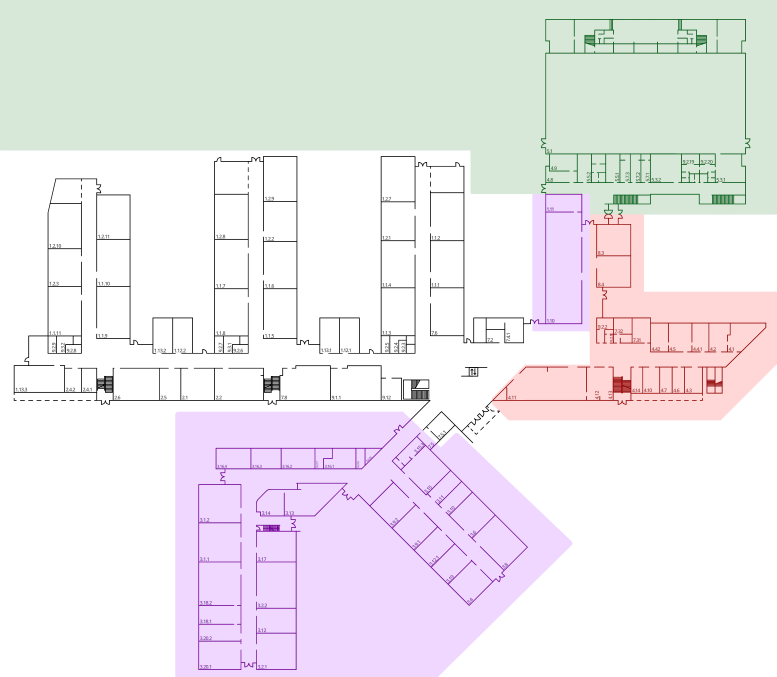
#> input picture admin_dashboard/public/EG.png, 2331 x 2029 px (shown at 1/3 size)
$ python image_processing.py
#> lines starting #> are read from the running program, lines starting #| are printed output that depends on the picture; after the words box and inside, x2 and y2 are one past the last pixel; in counts of white or black regions, pixels touching at a corner belong together
from PIL import Image, ImageEnhance, ImageFilter
import pytesseract
import re
import numpy as np
import cv2  # Importiere OpenCV für Bildoperationen

# Pfad zur Tesseract-Binärdatei (anpassen, falls nötig)
pytesseract.pytesseract.tesseract_cmd = r'C:\Program Files\Tesseract-OCR\tesseract.exe'

# Schritt 1: Bild laden
image_path = "public/EG.png"  # Ersetze durch den tatsächlichen Pfad
image = Image.open(image_path)
#> image is the input picture: PIL image 2331x2029 RGBA; mean R, G, B, A 237.4, 234.3, 238, 255

# Schritt 2: Bildvorverarbeitung (Graustufen, Skalierung, Kontrast erhöhen, Rauschen reduzieren)
print("Bild wird vorverarbeitet...")

# Zu Graustufen konvertieren
gray_image = image.convert("L")
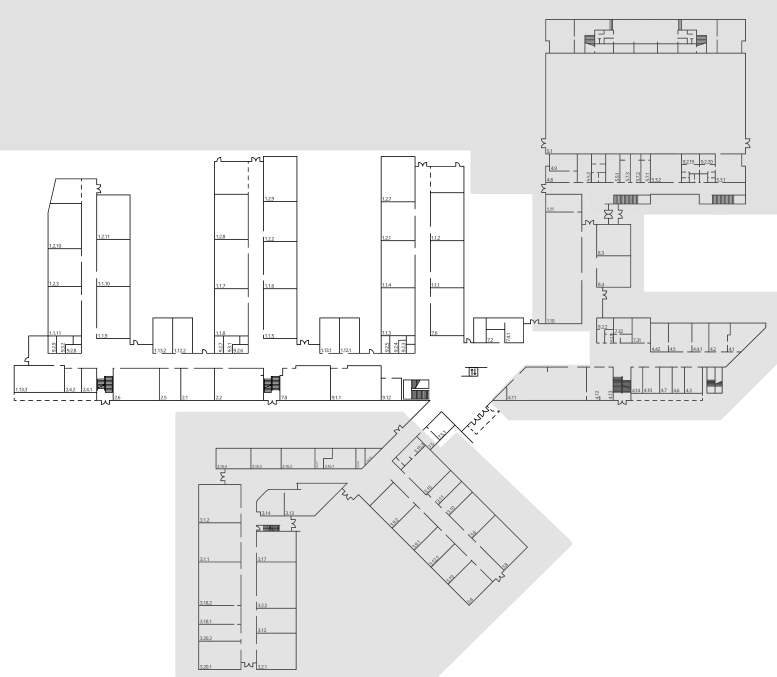
#> gray_image: PIL image 2331x2029 L (shown at 1/3 size); min 0, max 255, mean 235.8

# Bildgröße skalieren (Skalierung um 3x für bessere OCR-Erkennung)
scaled_image = gray_image.resize((gray_image.width * 3, gray_image.height * 3))

# Kontrast erhöhen
contrast_enhancer = ImageEnhance.Contrast(scaled_image)
high_contrast_image = contrast_enhancer.enhance(1.5)  # Weniger kontrastieren
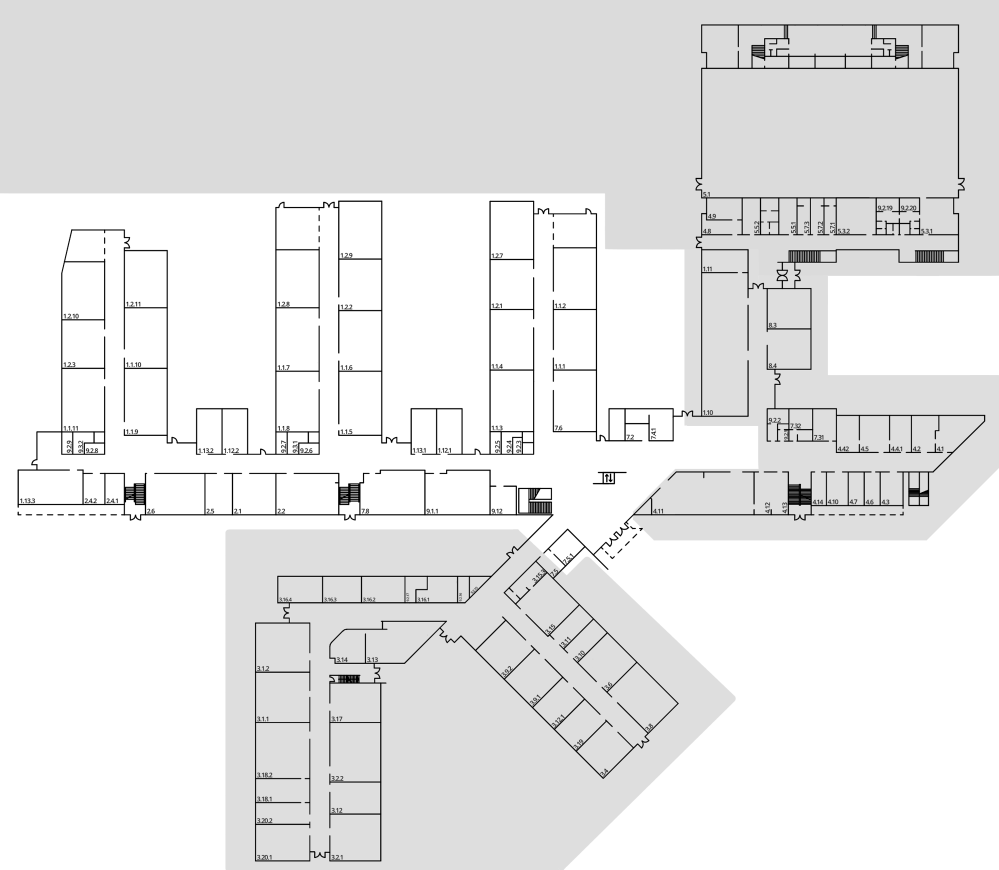
#> high_contrast_image: PIL image 6993x6087 L (shown at 1/7 size); min 0, max 255, mean 231.8

# Schärfen und Rauschen mit Median-Filter reduzieren
sharpened_image = high_contrast_image.filter(ImageFilter.UnsharpMask(radius=2, percent=120, threshold=3))
blurred_image = sharpened_image.filter(ImageFilter.MedianFilter(size=3))  # Schwächerer Filter

# Schritt 3: Bildschwellenwertanpassung
# Verwende eine sanfte Schwellenwertsetzung, um Details zu bewahren
threshold_image = blurred_image.point(lambda p: p > 160 and 255)  # Erhöhe den Schwellenwert etwas auf 160
#> threshold_image: PIL image 6993x6087 L; 97.2% white; 425 black regions (1 under 20 px), largest, box (x1, y1, x2, y2) and area: (123, 171, 6897, 6031) 1015036, (3627, 3414, 3864, 3596) 19823, (4149, 3303, 4386, 3390) 4427

# Konvertiere in binär (Schwarz-Weiß)
threshold_image = threshold_image.convert('1')

# Bildoperationen für besseres Trennen von Zahlen und Punkten
# Bild in Numpy-Array umwandeln
np_image = np.array(threshold_image)

# Konvertiere in np.uint8 (Werte: 0 und 255)
np_image = np.uint8(np_image) * 255  # Skaliere von bool (True/False) zu 255 (weiße Pixel) und 0 (schwarze Pixel)

# Morphologische Erosion und Dilatation vorsichtig anwenden
kernel = np.ones((2, 2), np.uint8)  # Kleineren Kernel verwenden, um Details zu erhalten
eroded_image = cv2.erode(np_image, kernel, iterations=1)
#> eroded_image: shape (6087, 6993); 96.9% white; 400 black regions, largest, box (x1, y1, x2, y2) and area: (123, 171, 6898, 6032) 1146497, (3627, 3414, 3865, 3597) 22177, (4673, 3299, 5116, 3365) 4969
dilated_image = cv2.dilate(eroded_image, kernel, iterations=1)
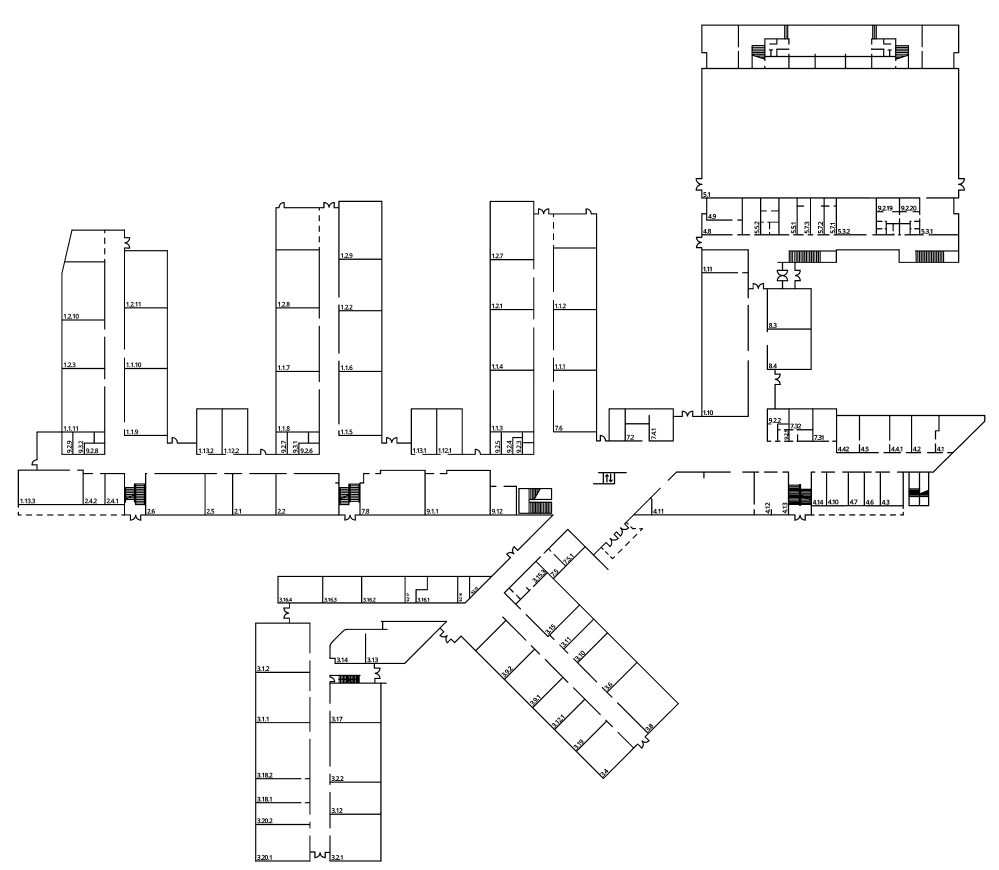
#> dilated_image: shape (6087, 6993) (shown at 1/7 size); 97.2% white; 424 black regions (1 under 20 px), largest, box (x1, y1, x2, y2) and area: (124, 172, 6898, 6032) 1015197, (3628, 3415, 3865, 3597) 19842, (4150, 3304, 4387, 3391) 4427

# Zurück in PIL konvertieren
final_image = Image.fromarray(dilated_image)

# Optional: Perspektive korrigieren (z.B. bei schrägen Texten)
rotated_image = final_image.rotate(-1, expand=True)
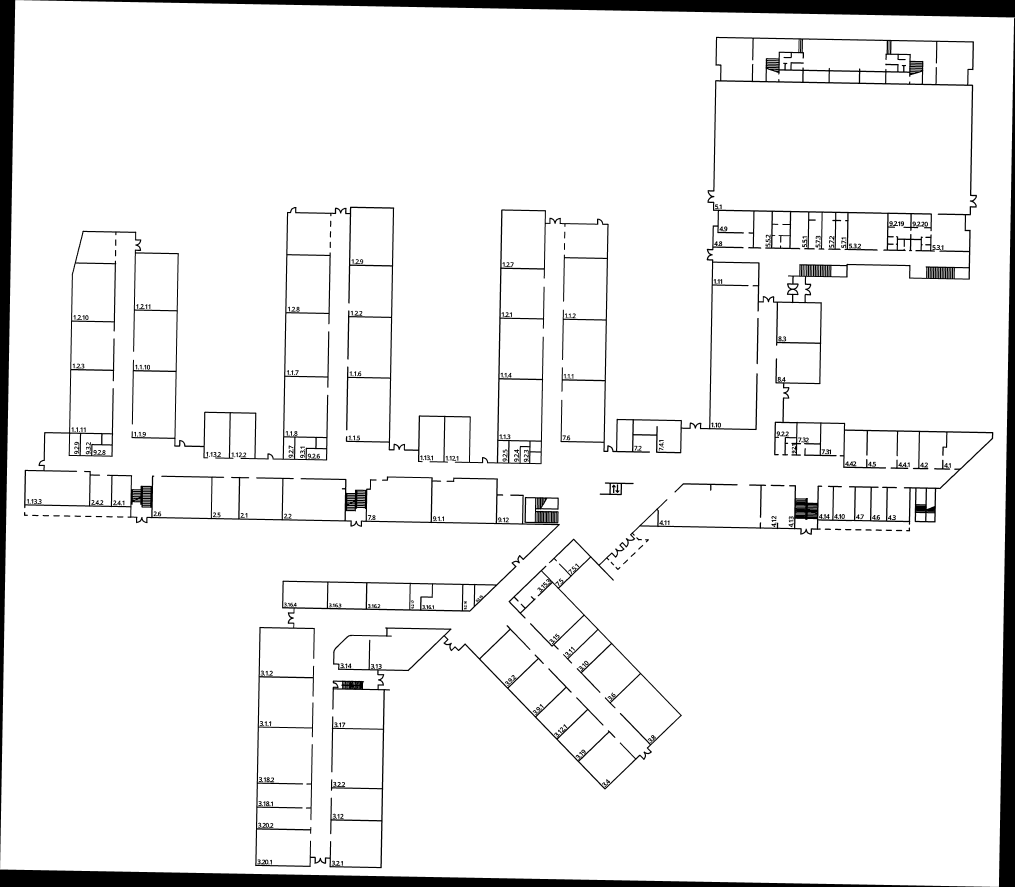
#> rotated_image: PIL image 7099x6209 L (shown at 1/7 size); 93.9% white; 429 black regions (1 under 20 px), largest, box (x1, y1, x2, y2) and area: (169, 258, 6953, 6078) 1015228, (110, 0, 7099, 123) 429889, (0, 6087, 6987, 6209) 429697

# Vorverarbeitetes Bild speichern (Debugging)
rotated_image.save("processed_image_optimized_final.png")
print("Verarbeitetes Bild gespeichert als 'processed_image_optimized_final.png'")

# Schritt 4: OCR anwenden
print("OCR wird angewendet...")

# Tesseract-Konfiguration
custom_config = r'--oem 3 --psm 6 -c tessedit_char_whitelist=0123456789.'

# Text mit Tesseract extrahieren
#> (the run stopped early here; a loop or call above may not have finished)

$ run again, with admin_dashboard/public/OG.png copied over admin_dashboard/public/EG.png
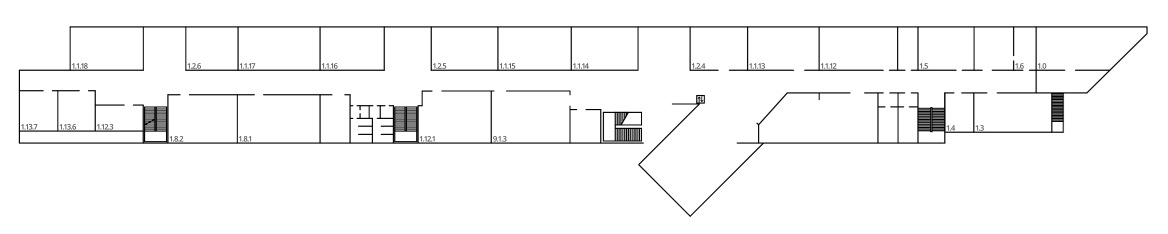
#> input picture admin_dashboard/public/OG.png, 2336 x 467 px (shown at 1/2 size)
#> image is the input picture: PIL image 2336x467 RGBA; mean R, G, B, A 246.3, 246.3, 246.3, 255
#> threshold_image: PIL image 7008x1401 L; 95.9% white; 100 black regions, largest, box (x1, y1, x2, y2) and area: (111, 156, 6886, 1302) 352926, (3615, 669, 3853, 850) 19670, (3036, 542, 3424, 573) 2509
#> `eroded_image = cv2.erode(np_image, kernel, iterations=1)`:
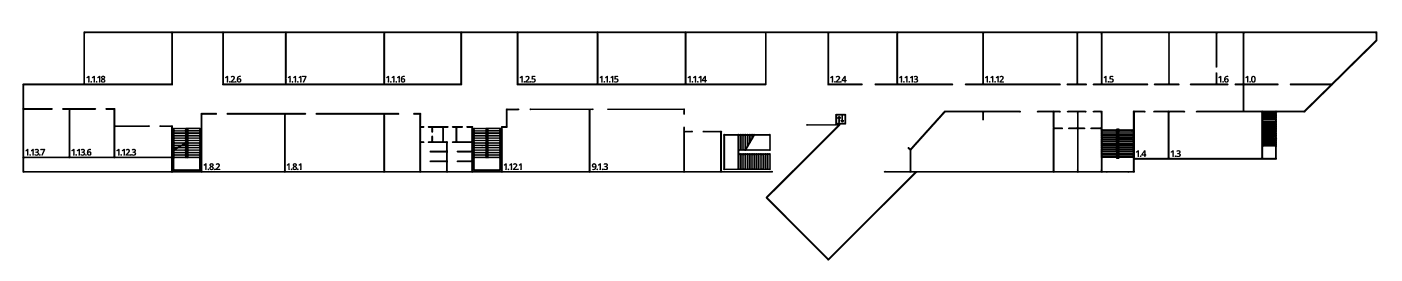
#> eroded_image: shape (1401, 7008) (shown at 1/5 size); 95.4% white; 99 black regions, largest, box (x1, y1, x2, y2) and area: (111, 156, 6887, 1303) 393743, (3615, 669, 3854, 851) 21994, (3036, 542, 3425, 574) 2930
#> dilated_image: shape (1401, 7008); 95.9% white; 100 black regions, largest, box (x1, y1, x2, y2) and area: (112, 157, 6887, 1303) 352987, (3616, 670, 3854, 851) 19674, (3037, 543, 3425, 574) 2509
#> `rotated_image = final_image.rotate(-1, expand=True)`:
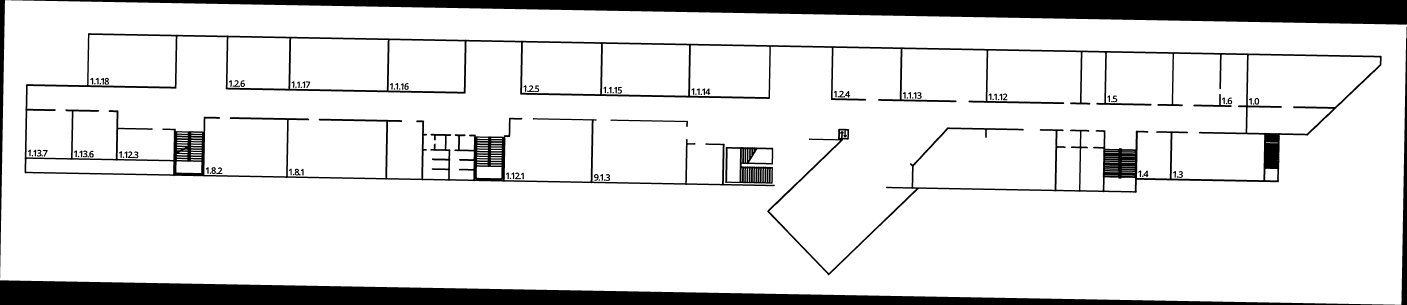
#> rotated_image: PIL image 7032x1525 L (shown at 1/5 size); 87.8% white; 102 black regions, largest, box (x1, y1, x2, y2) and area: (0, 0, 7032, 1390) 452880, (0, 134, 7032, 1525) 452703, (123, 165, 6908, 1376) 352993
